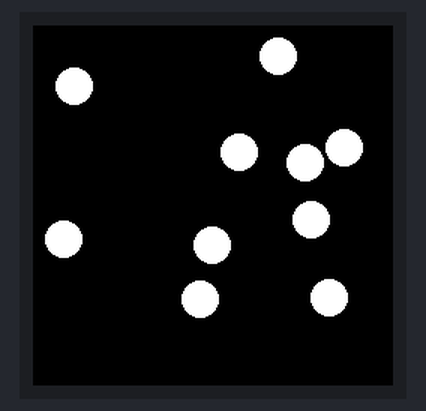
The program below on a simulated ESP32. On the bench: 240×240 colour display. Random numbers use the default seed unless the program sets one.

Above: at 0.49 s.
At 5.33 s:
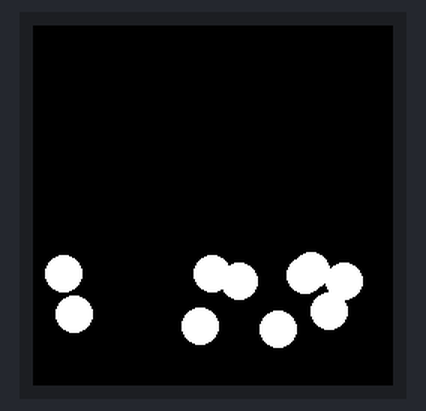
At 10.17 s:
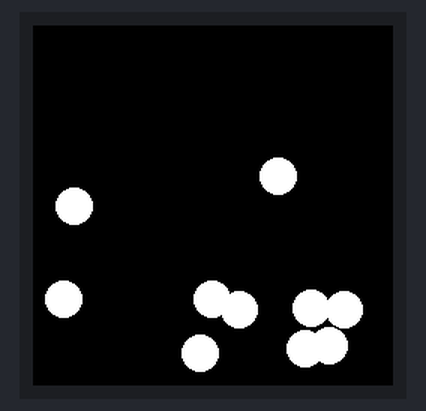
At 19.85 s:
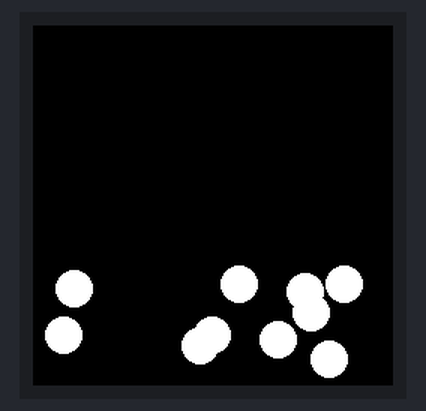
At 29.52 s:
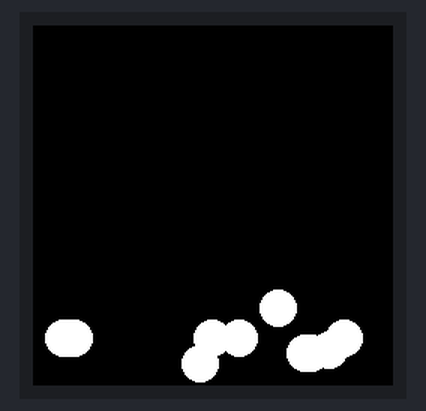
At 39.55 s:
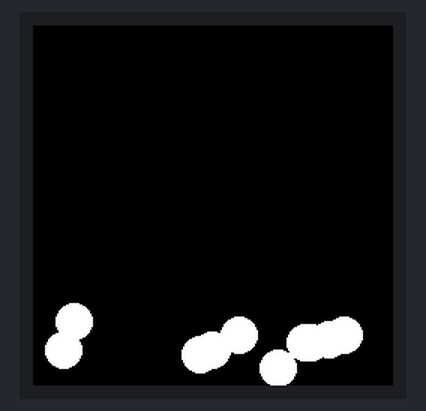

The program:

main.cpp
```cpp
#include <Arduino.h>
#include <TFT_eSPI.h>
#include "BallAnim.h"
#define nBalls 10

TFT_eSPI tft;
TFT_eSprite spr(&tft);

BallAnim* ball[nBalls];


void setup() {

  for(int i=0; i<nBalls; i++) {
    ball[i] = new BallAnim(spr, 240, 240);
    ball[i]->setposition(random(12, 240-12), random(12, 240-12));
  }
  tft.init();
  tft.setRotation(0);
  spr.createSprite(240, 240);  // adjust to your TFT size
  spr.fillSprite(TFT_BLACK);

  // ball.begin();
  // ball2.begin();
  // ball.setStartPosition(100, 20);
  // ball2.setStartPosition(30, 30);
}

int states = 0; // 0: idle, 1: waking, 2: woken, 3: sleeping

void loop() {
  spr.fillSprite(TFT_BLACK);

  for(int i=0; i<nBalls; i++) {
    ball[i]->update();
  }

  spr.pushSprite(0, 0);
}
```

BallAnim.cpp
```cpp
#include "BallAnim.h"

BallAnim::BallAnim(TFT_eSprite& sprite, int w, int h)
  : spr(sprite), W(w), H(h) {
  r = 12;
  x = random(r, W - r);
  y = r + 5;
  vy = 0.0f;
}

void BallAnim::setposition(float nx, float ny) {
  x = nx; y = ny;
}

void BallAnim::update() {
  // gravity
  float gravity = 0.6f;
  y += vy;
  vy += gravity;
  if (y > H - r) {
    y = H - r;
    vy = -vy * 0.8f;  // bounce with damping
  }


  // draw into shared sprite
  spr.fillSmoothCircle((int)x, (int)y, r, TFT_WHITE);
}
```

BallAnim.h
```cpp
#pragma once
#include <TFT_eSPI.h>

class BallAnim {
public:
  BallAnim(TFT_eSprite& spr, int w, int h);

  void update();

  void setposition(float nx, float ny);

private:
  TFT_eSprite& spr;   // reference to external sprite (shared)

  int W, H;
  float x, y, vy;
  int r;
};
```
